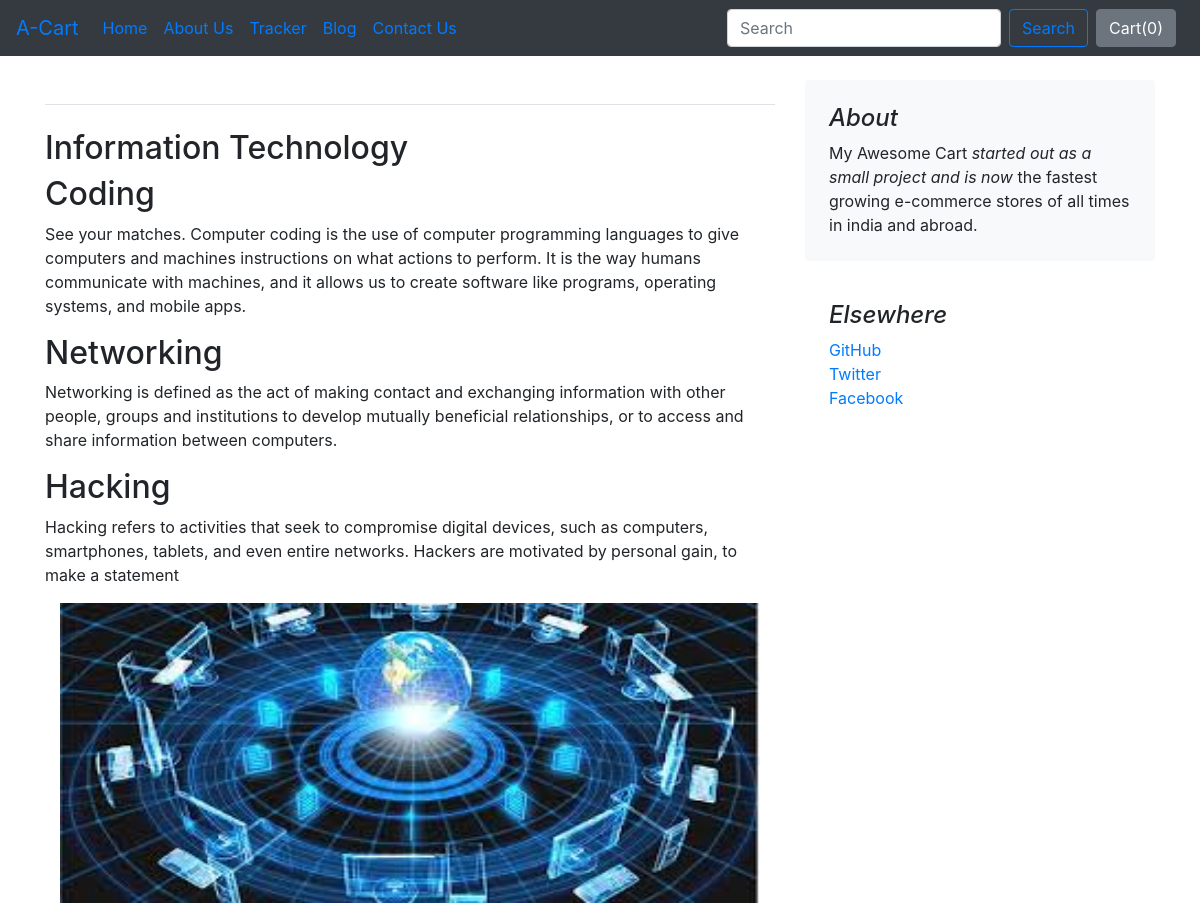
The page /blog/blogpost/1 on the database its author committed.
### blog/models.py (models this page shows, shortened)
class Blogpost(models.Model):
    post_id = models.AutoField(primary_key=True)
    title = models.CharField(max_length=50)
    head0 = models.CharField(max_length=500, default="")
    chead0 = models.CharField(max_length=5000, default="")
    head1 = models.CharField(max_length=500, default="")
    chead1 = models.CharField(max_length=5000, default="")
    head2 = models.CharField(max_length=500, default="")
    chead2 = models.CharField(max_length=5000, default="")
    pub_date = models.DateField()
    thumbnail = models.ImageField(upload_to='shop/images', default="")

### blog/views.py (the view)
# urls.py: path("blogpost/<int:id>", views.blogpost, name="blogHome")
def blogpost(request, id):
    post = Blogpost.objects.filter(post_id = id)[0]
    return render(request, 'blog/blogpost.html',{'post':post})

### blog/templates/blog/blogpost.html (shortened to what this page needs)
{% extends 'blog/basic.html' %}
{% block body %}
<div class="container">
    <div class="row mt-4">
        <div class="col-md-8 blog-main">
            <h3 class="pb-4 mb-4 font-italic border-bottom">
            </h3>
            <div class="blog-post">
                <h2 class="blog-post-title">{{post.title}}</h2>
                <h2>{{post.head0}}</h2>
                <p>{{post.chead0}}</p>
                <h2>{{post.head1}}</h2>
                <p>{{post.chead1}}</p>
                <h2>{{post.head2}}</h2>
                <p>{{post.chead2}}</p>
            </div>
            <div class="container">
                <img src="/media/{{post.thumbnail}}" height="300px" width="700px">
            </div>
        </div>
        <aside class="col-md-4 blog-sidebar">
            <div class="p-4 mb-3 bg-light rounded">
                <h4 class="font-italic">About</h4>
                <p class="mb-0">My Awesome Cart <em>started out as a small project and is now</em> the fastest growing e-commerce stores of all times in india and abroad.</p>
            </div>
            <div class="p-4">
                <h4 class="font-italic">Elsewhere</h4>
                <ol class="list-unstyled">
                    <li><a href="#">GitHub</a></li>
                    <li><a href="#">Twitter</a></li>
                    <li><a href="#">Facebook</a></li>
                </ol>
            </div>
        </aside>
    </div>
</div>
{% endblock %}

### rows shown on the page
Blogpost: title "Information Technology", head0 "Coding", chead0 "See your matches. Computer coding is the use of computer programming languages to give computers and machines instructions on what actions to perform. It is the way humans communicate with machines, and it allows us to create software like programs, operating systems, and mobile apps.", head1 "Networking", chead1 "Networking is defined as the act of making contact and exchanging information with other people, groups and institutions to develop mutually beneficial relationships, or to access and share information between computers.", head2 "Hacking", chead2 "Hacking refers to activities that seek to compromise digital devices, such as computers, smartphones, tablets, and even entire networks. Hackers are motivated by personal gain, to make a statement", thumbnail (picture)
